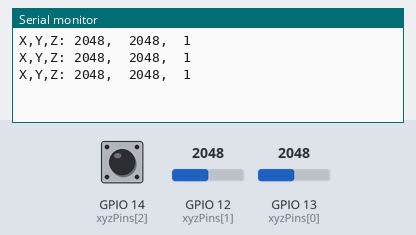
This sketch was run on a simulated ESP32. On the bench: the last lines printed to the serial monitor. Inputs (shaded band) come from the test bench; at power-on: GPIO 12 (xyzPins[1]) = 2048, GPIO 13 (xyzPins[0]) = 2048, GPIO 14 (xyzPins[2]) HIGH.

Above: at 1.3 s.
1.4 s: GPIO 12 (xyzPins[1]) set to 2866
At 1.9 s:
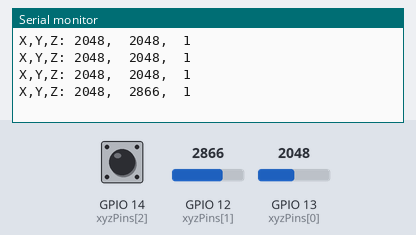
2.9 s: GPIO 13 (xyzPins[0]) set to 2866
At 3.4 s:
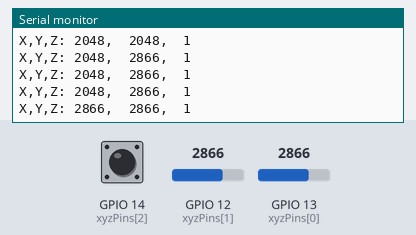
4.4 s: GPIO 14 (xyzPins[2]) pulled LOW for 0.6 s
At 4.9 s:
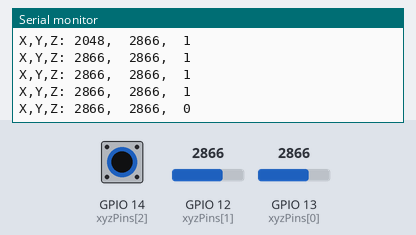
6.5 s: GPIO 12 (xyzPins[1]) set to 3603
At 6.9 s:
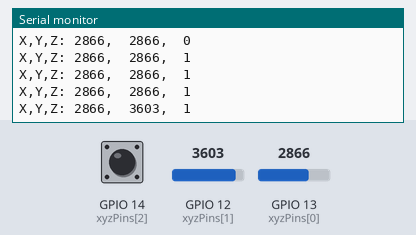
8.0 s: GPIO 14 (xyzPins[2]) pulled LOW for 1 s
At 8.4 s:
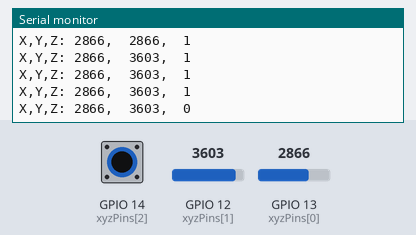
10.5 s: GPIO 13 (xyzPins[0]) set to 3603
At 10.9 s:
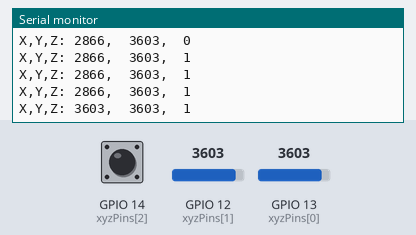
Timing chart, 0 to 13.0 s (numbered marks = the images above; inputs shaded):
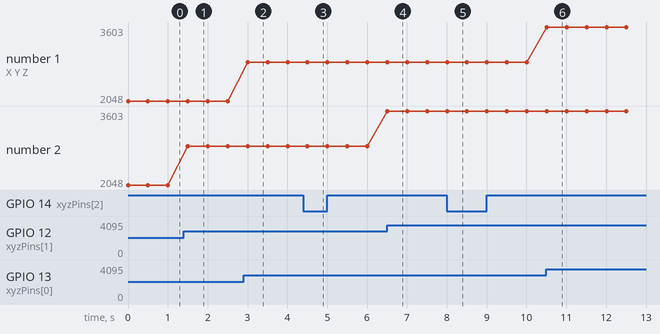

The sketch:

t3_proyecto8.ino
```cpp
int xyzPins[] = {13, 12, 14};   //x,y,z pins
void setup() {
  Serial.begin(115200);
  pinMode(xyzPins[2], INPUT_PULLUP);  //z axis is a button.
}

void loop() {
  int xVal = analogRead(xyzPins[0]);
  int yVal = analogRead(xyzPins[1]);
  int zVal = digitalRead(xyzPins[2]);
  Serial.printf("X,Y,Z: %d,\t%d,\t%d\n", xVal, yVal, zVal);
  delay(500);
}
```

Measured:
- after the input at 1.4 s, the serial monitor: prints a new line after 0.10 s (image 1)
- after the input at 2.9 s, the serial monitor: prints a new line after 0.10 s (image 2)
- after the input at 4.4 s, the serial monitor: prints a new line after 0.10 s (image 3)
- after the input at 6.5 s, the serial monitor: prints a new line at once (image 4)
- after the input at 8.0 s, the serial monitor: prints a new line at once (image 5)
- after the input at 10.5 s, the serial monitor: prints a new line at once (image 6)
- plotted number 2: 2048 → 2866 after the input at 1.4 s, 2866 → 3603 after the input at 6.5 s
